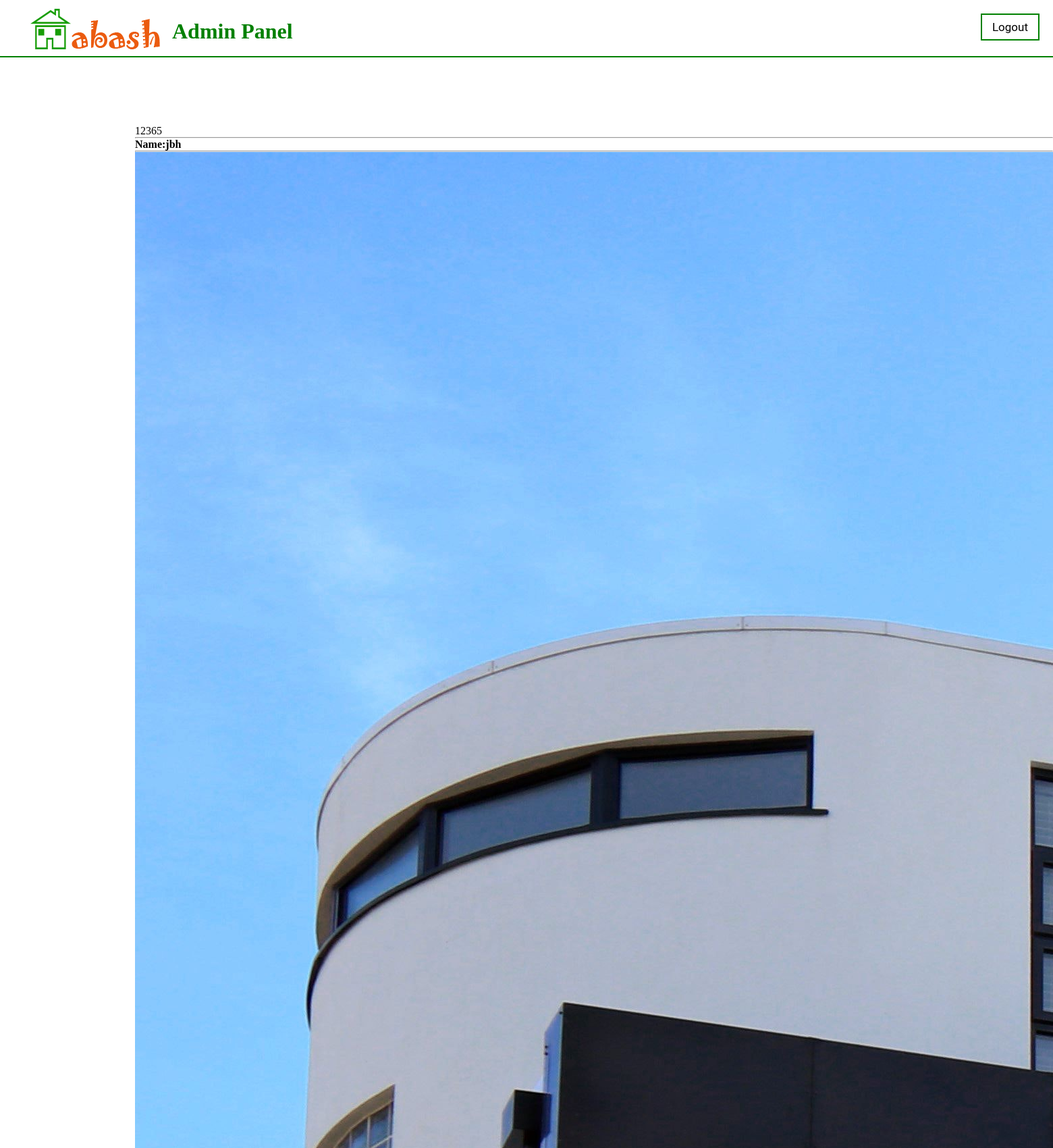
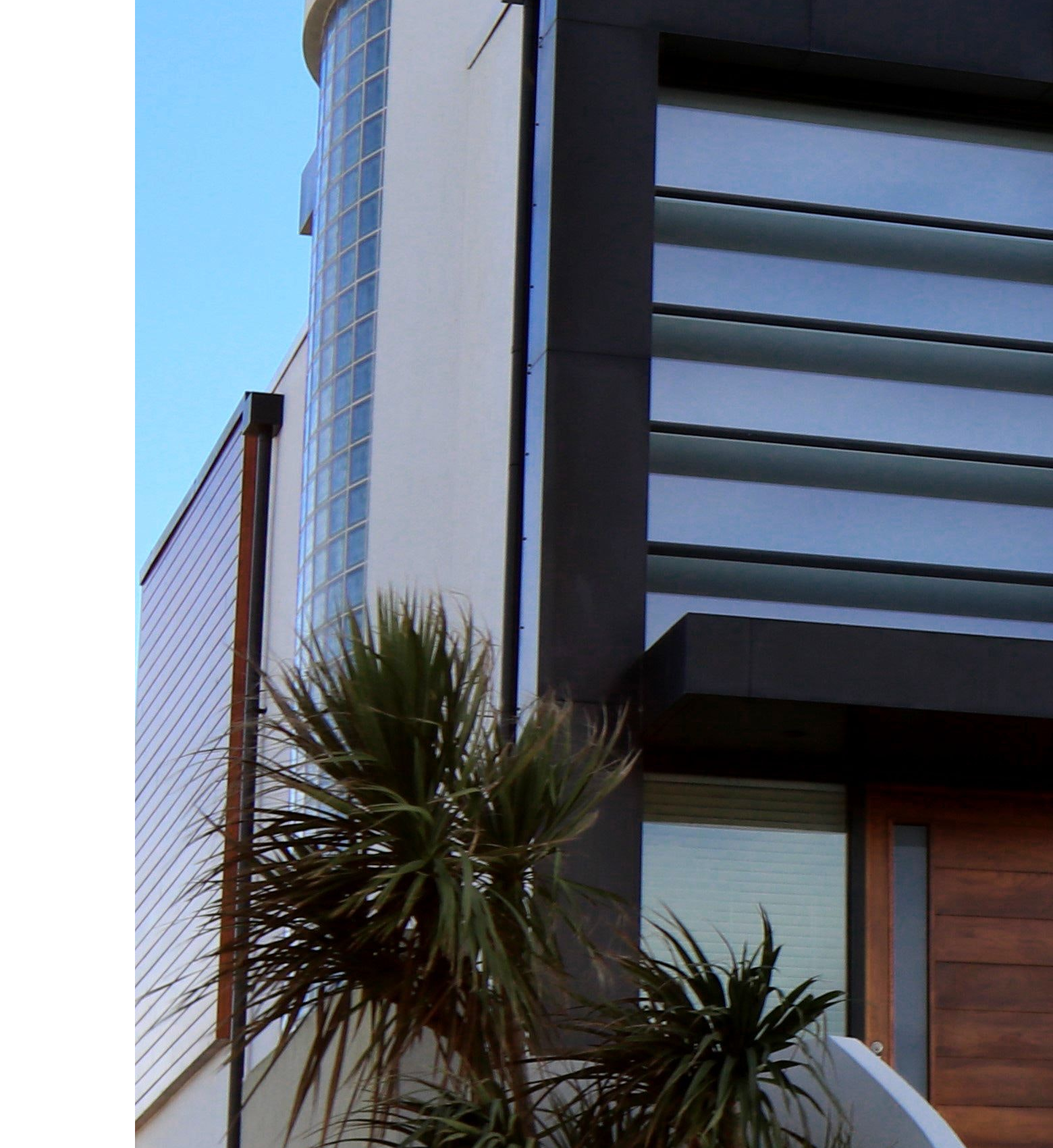
The page /admin1.php (upper part) on the database its author committed (2 pictures, top to bottom).
### tables this page shows
CREATE TABLE `post` (
  `id` int(11) NOT NULL,
  `name` varchar(200) NOT NULL,
  `email` varchar(500) NOT NULL,
  `address` longtext NOT NULL,
  `rent_price` double NOT NULL,
  `date_a` date NOT NULL,
  `phone_no` varchar(14) NOT NULL,
  `image` longblob NOT NULL
);

### admin1.php (the view, shortened to what this page needs)
<html>
<head>
	<link href='css/style.css' rel='stylesheet'>
</head>
<body>
     <div class="logo_menu">
	    <div class="neon">
		    <img src="img/logo.png">
	    </div>
		<ul class="main-nav">
		    <li class="active"><a href="index.php">Logout</a></li>
		</ul>
	 </div>
		<div class="top">
		<h1>Admin Panel</h1>
	    </div>
	<hr style="border:1px solid green"></hr>
  <div class="usercon">
  <?php
$con=mysqli_connect("localhost","root","","ab");
$query="select * from post";
$rs=mysqli_query($con,$query);
foreach($rs as $row){
	echo "<p>".$row['rent_price']."</p><hr>";
	echo "<h4>Name:".$row['name']."</h4><hr>";
	echo  "<img src=" .$row['image'].">";
}
?>
  </div>
</body>
</html>

### css/style.css (style rules this page uses)
* { margin: 0; padding: 0; }
.neon { float: left; margin-left: 40px; list-style: none; margin-right: 15px; }
.main-nav { float: right; list-style: none; margin-top: 25px; margin-right: 15px; }
.main-nav li { display: inline-block; }
.main-nav li a { color: black; text-decoration: none; padding: 8px 15px; font-family: "Roboto", sans-serif; font-size: 17px; }
.main-nav li.active a { border: 2px solid green; }
.logo_menu { background-color: #fff; padding: 5px 5px; }
.top h1 { color:green; }
.usercon { padding-top:100px; padding-bottom:40px; padding-left:200px; }

### rows shown on the page
post: rent_price "12365", name "jbh", image (picture)
